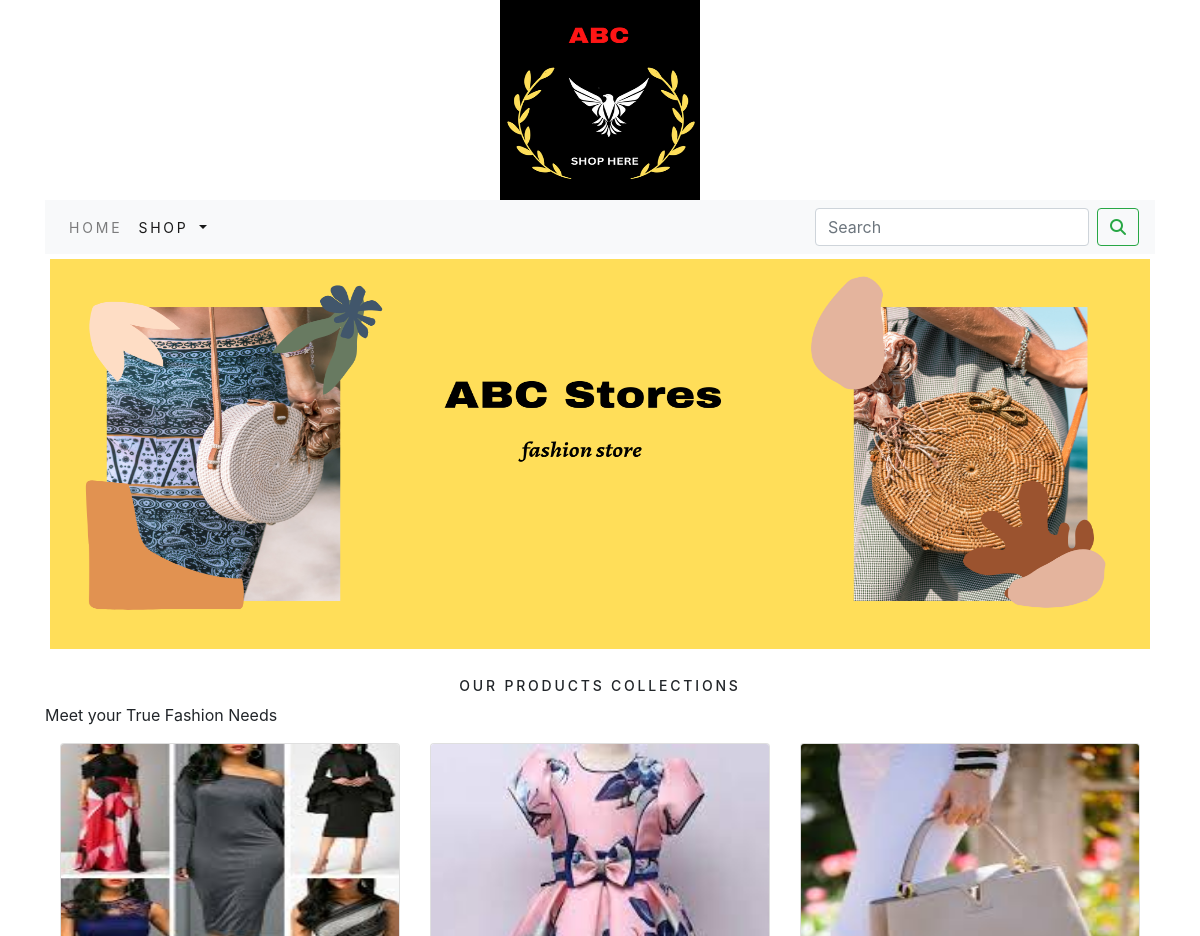
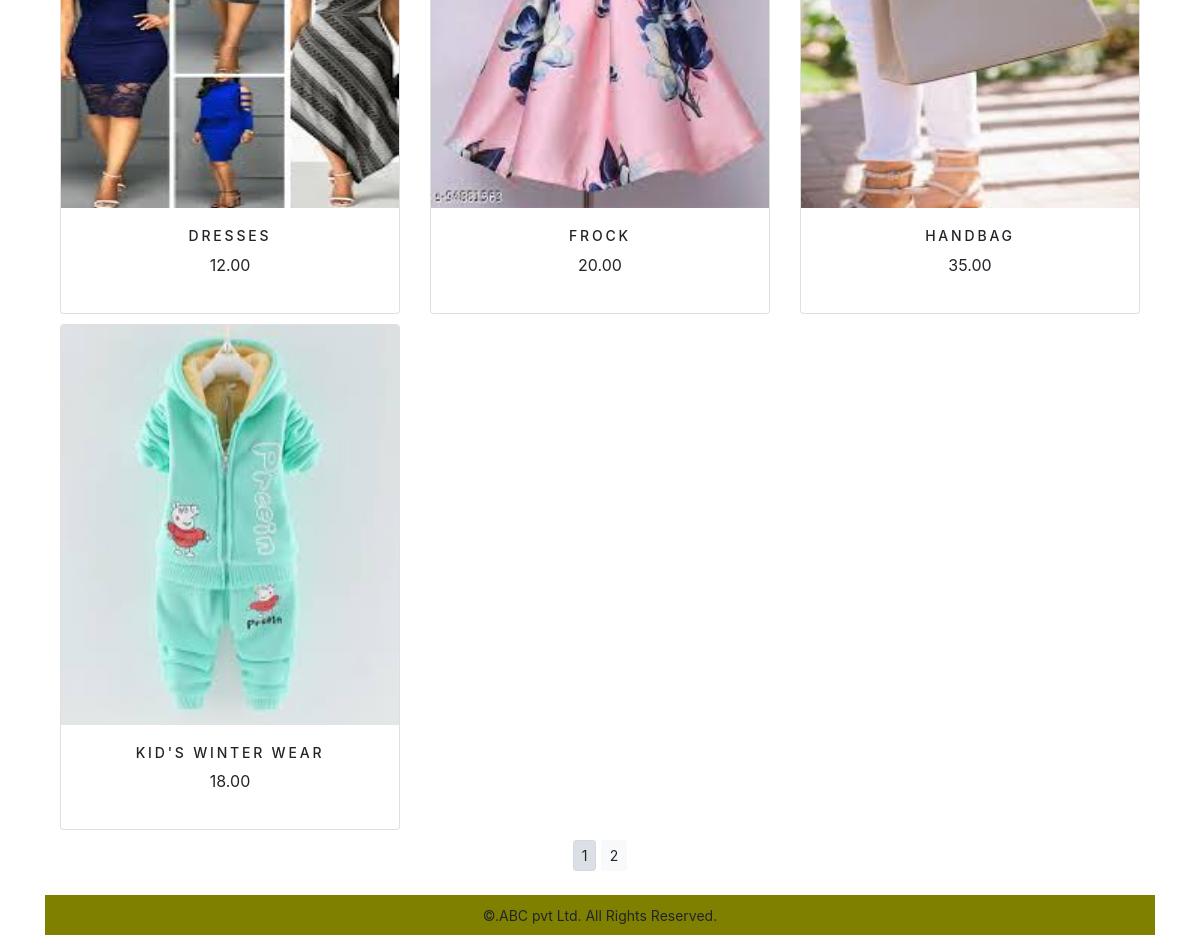
The app's page /shop/ with its own data (2 pictures, top to bottom).
### shop_app/models.py (models this page shows, shortened)
class Product1(models.Model):
    name = models.CharField(max_length=250, unique=True)
    slug = models.SlugField(max_length=250, unique=True)
    description = models.TextField(blank=True)
    price=models.DecimalField(max_digits=10,decimal_places=2)
    category=models.ForeignKey(Category1,on_delete=models.CASCADE)
    image = models.ImageField(upload_to='prodgallery', blank=True)
    stock=models.IntegerField()
    available=models.BooleanField(default=True)
    created=models.DateTimeField(auto_now_add=True)
    updated=models.DateTimeField(auto_now=True)
    def get_url(self):
        return reverse('shop_app:prodCatdetail',args=[self.category.slug,self.slug])
    class Meta:
        ordering=('name',)
        verbose_name='product'
        verbose_name_plural='products'

### shop_app/views.py (the view)
# urls.py: path('',views.allProdCat,name='allProdCat'),
def allProdCat(request,cat_slug=None):
    cat_page=None
    products_list=None
    if cat_slug!=None:
        cat_page=get_object_or_404(Category1,slug=cat_slug)
        products_list=Product1.objects.all().filter(category=cat_page,available=True)
    else:
        products_list =Product1.objects.all().filter(available=True)
    paginator=Paginator(products_list,4)
    try:
        page=int(request.GET.get('page','1'))
    except:
        page=1
    try:
        products=paginator.page(page)
    except (EmptyPage,InvalidPage):
        products=paginator.page(paginator.num_pages)
    return render(request,"category.html",{'category':cat_page,'products':products})

### cartapp/context_processors.py (called while the page is built)
def counter(request):
    item_count=0
    if 'admin' in request.path:
        return {}
    else:
        try:
            cart=Cart1.objects.all().filter(cart_id=_cart_id(request))
            cart_items=CartItem1.objects.all().filter(cart=cart[:1])
            for cart_item in cart_items:
                item_count += cart_item.quantity
        except Cart1.DoesNotExist:
            item_count=0
    return dict(item_count=item_count)

### cartapp/views.py (called while the page is built)
def _cart_id(request):
    cart=request.session.session_key
    if not cart:
        cart=request.session.create()
    return cart

### shop_app/context_processors.py (called while the page is built)
def menu_links(request):
    links=Category1.objects.all()
    return dict(links=links)

### shop_app/models.py (called while the page is built)
    def get_url(self):
        return reverse('shop_app:product_by_category',args=[self.slug])

### templates/category.html (shortened to what this page needs)
{% extends 'base.html' %}
{% load static %}
{% block content %}
<div class="mx_auto">
  {% if category %}
   <img class="my_image"  src="{{category.image.url}}" alt="{{category.name}}" width="350px;">
</div>
  <br>
<div>
    <h1 class="text_center my_title">{{category.name}}</h1>
    <p class="text-justify">{{category.description}}></p>
</div>
   {% else %}
<div>
    <img class="my_image my_image_padding" src="{% static  'images/banner.png' %}" alt="Our Products" width="1300px;height=500px;">
</div>
 <br>
<div>
    <h1 class="text-center my_title">Our Products Collections</h1>
    <p class="text-justify">Meet your True Fashion Needs</p>
</div>
{% endif %}
<div class="container">
    <div class="row">
        {% for product in products.object_list %}
        <div class="my_bottom_margin col-9 col-sm-12 col-md-4  col-lg-4">
          <div class="card text-center">
              <a href="{{product.get_url}}"><img class="card-img-top my_image" src="{{product.image.url}}" alt="{{product.name}}"></a>
              <div class="card-body">
                 <h4>{{product.name}}</h4>
                  <p>{{product.price}}</p>
              </div>
          </div>
        </div>
        {% endfor %}
    </div>
    <div class="mx_auto">
        {% if products.paginator.num_pages > 1 %}
        <div class="text-center">
            {% for pg in products.paginator.page_range %}
            <a href="?page={{pg}}" class="btn btn-light btn-sm {% if products.number == pg %}active{% endif %}">{{pg}}</a>
            {% endfor %}
        </div>
        {% endif %}
    </div>
    <br>
</div>
{% endblock %}

### templates/base.html (shortened to what this page needs)
{% load static %}
<!DOCTYPE html>
<html lang="en">
<head>
     <link rel="stylesheet"  href="{% static 'css/custom.css' %}">
    <link href="{% static 'css/bootstrap.min.css'  %}" rel="stylesheet">
</head>
<body>
<div class="container">
        {% include 'header.html' %}
        {% include 'nav.html' %}
        {% block content %}
        {% endblock %}
</div>
 {% include 'footer.html' %}
</body>
</html>

### templates/header.html
{% load static %}
<header>
  <center>
    <a href="{% url  'shop_app:allProdCat' %}"><img src="{% static 'images/logo.png' %}" alt="logimage" width="200px;" height="200px;"></a>
  </center>
</header>

### templates/nav.html (shortened to what this page needs)
<nav class="navbar navbar-expand-lg navbar-light bg-light">
  <div class="collapse navbar-collapse" id="navbarSupportedContent">
    <ul class="navbar-nav mr-auto">
      <li class="nav-item">
        <a class="nav-link" href="#">Home</a>
      </li>
      <li class="nav-item dropdown {% if 'shop' in request.path %} active {% endif %}">
        <a class="nav-link dropdown-toggle" href="#" id="navbarDropdown" role="button" data-toggle="dropdown" aria-haspopup="true" aria-expanded="false">
          Shop
        </a>
      </li>
    </ul>
    <form class="form-inline my-2 my-lg-0" action="{% url 'search_app:searchresult' %}" method="GET">
      <input class="form-control mr-sm-2" type="search" name="q" placeholder="Search"  aria-label="Search">
      <button class="btn btn-outline-success my-2 my-sm-0" type="submit"><i class="fa fa-search"></i></button>
    </form>
  </div>
</nav>

### templates/footer.html
<div class="footer navbar-fixed-bottom my_footer">
    <p class="text-center">&copy.ABC pvt Ltd. All Rights Reserved.</p>
</div>

### static/css/custom.css (style rules this page uses)
body { font-family: 'Roboto Slab', serif; }
.nav-item { letter-spacing: .2em; font-size:14px; text-transform:uppercase; }
.my_footer { background-color:#808000; height:40px; }
.my_footer p { padding:10px; font-size:14px; }
.my_image { width:100%; height:400px; }
.my_title { letter-spacing: .2em; text-transform:uppercase; font-size:14px; }
.my_image_padding { padding:5px; }
.my_bottom_margin { margin-bottom:10px; }
.card-body h4 { letter-spacing: .2em; text-transform:uppercase; font-size:14px; }

### records on screen
Product1: image (picture), name "DRESSES", price "12.00"
Product1: image (picture), name "FROCK", price "20.00"
Product1: image (picture), name "HANDBAG", price "35.00"
Product1: image (picture), name "KID'S WINTER WEAR", price "18.00"

### other values on screen
{{ pg }} "1" "2"
